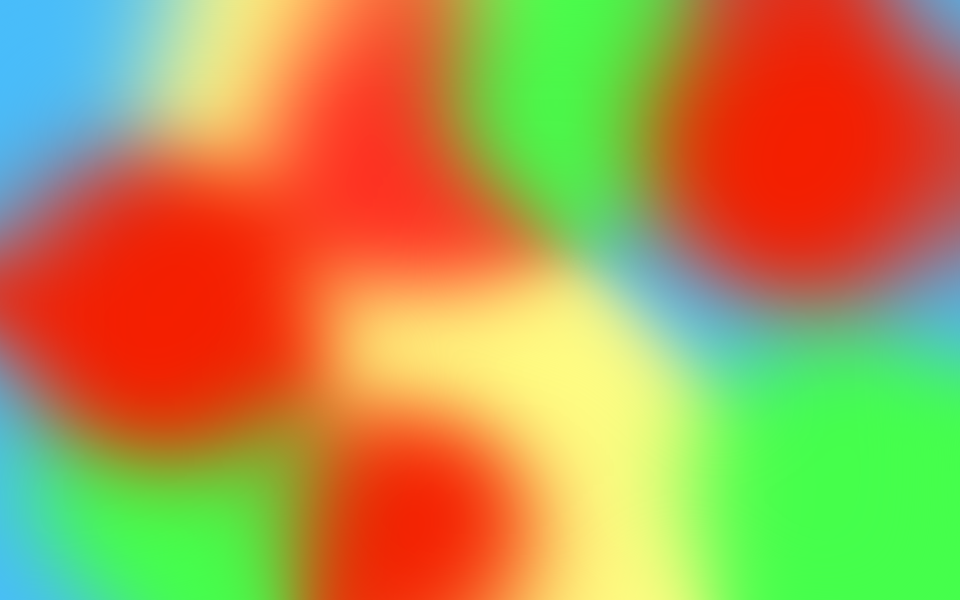
//> input picture wolf_lamp/lamp_test_2/dist/BG.png, 2880 x 1800 px (shown at 1/3 size)
$ ./main   (built with g++ and OpenCV 4)
//> lines starting //> are read from the running program, lines starting //| are printed output that depends on the picture; after the words box and inside, x2 and y2 are one past the last pixel; in counts of white or black regions, pixels touching at a corner belong together
#include<opencv2/opencv.hpp>
#include<iostream>
#include<opencv2/highgui/highgui.hpp>
#include<opencv2/features2d/features2d.hpp>
#include<iostream>
#include <time.h>
#include "authlib.hpp"
#include "serialib.hpp"

using namespace cv;
using namespace std;
using namespace al;
using namespace sl;

sl::Serialib serial("/dev/ttyUSB0", 115200);

// 声明函数
void move_lamp(int lamp_m_h, int lamp_m_w, int bg_m_h, int bg_m_w, Mat& mask, Mat& lamp);
void move(int& lamp_m_h, int& lamp_m_w, int& lamp_m_h_unit, int& lamp_m_w_unit, int& bg_m_h, int& bg_m_w, int& bg_m_h_unit, int& bg_m_w_unit);
Mat make_mask(Mat lamp);
int randNum(int min_val, int max_val);
int test_send(string s);
int test_read();
void no();
void run();
int check(vector<char> str, int start);

char read_text[] ={'X', 'Y', 'R', 'G', 'B'};
char check_text[] = {'9', '0', '1', '2', '2'};

// ---------- 自行修改 -----------------
//int bg_h = 1440, bg_w = 900;        //bg图片大小
//int lamp_h = 950, lamp_w = 450;     //lamp图片大小（调整）
int bg_h = 720, bg_w = 450;        //bg图片大小
int lamp_h = 475, lamp_w = 225;     //lamp图片大小（调整）

//  载入图片 "路径"  ------ 自行修改 --------------
String BG = "/home/pi/wsl_new_folder/RM21队内赛信号灯/dist/BG.png";
String GREEN_filename = "/home/pi/wsl_new_folder/RM21队内赛信号灯/dist/GREEN_cut.png";
String GREEN_yellow_on_filename = "/home/pi/wsl_new_folder/RM21队内赛信号灯/dist/GREEN(yellow-on)_cut.png";
String RED_filename = "/home/pi/wsl_new_folder/RM21队内赛信号灯/dist/RED_cut.png";
String RED_yellow_on_filename = "/home/pi/wsl_new_folder/RM21队内赛信号灯/dist/RED(yellow-on)_cut.png";

// BG图片全局
Mat BG_image;

int main()
{
    cv::namedWindow("output", WINDOW_NORMAL);
    cv::setWindowProperty("output", WND_PROP_FULLSCREEN, WINDOW_FULLSCREEN);
    run();
}

void run()
{
    serial.flush();
//> (this line was passed over: serial is not available in this run)
    // -------------------- 先把图片全部加载完 ----------------------------
    BG_image = imread(BG);
//> BG_image is the input picture: 1800 rows x 2880 cols, CV_8UC3; mean B, G, R 79.4, 150.7, 179.3
    resize(BG_image, BG_image, Size(BG_image.cols / 3, BG_image.rows / 3));
//> BG_image: 600 rows x 960 cols, CV_8UC3

    Mat lamp_G = imread(GREEN_filename);
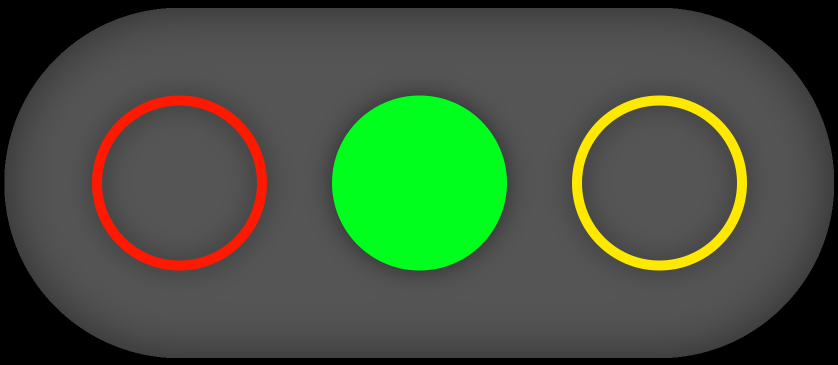
//> input picture wolf_lamp/lamp_test_2/dist/GREEN_cut.png, 1676 x 729 px (shown at 1/2 size)
//> lamp_G is the input picture: 729 rows x 1676 cols, CV_8UC3; mean B, G, R 62.1, 84.2, 68.4
    resize(lamp_G, lamp_G, Size(lamp_G.cols / 2.5, lamp_G.rows / 2.5));
//> lamp_G: 291 rows x 670 cols, CV_8UC3
    Mat mask_G = make_mask(lamp_G);
//> in make_mask, `threshold(grayPng, grayPng, 10, 255, THRESH_BINARY);`:
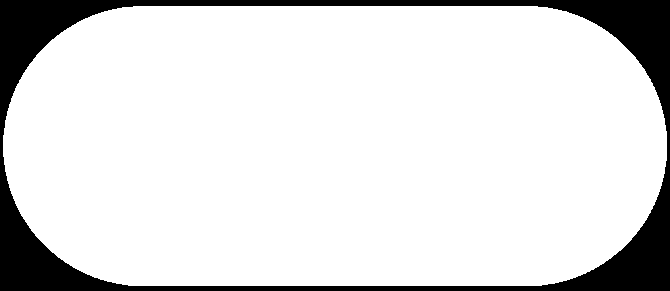
//> grayPng: 291 rows x 670 cols, CV_8UC1; 86.7% white; 1 black region, box (x1, y1, x2, y2) and area: (0, 0, 670, 291) 25834

    Mat lamp_G_y = imread(GREEN_yellow_on_filename);
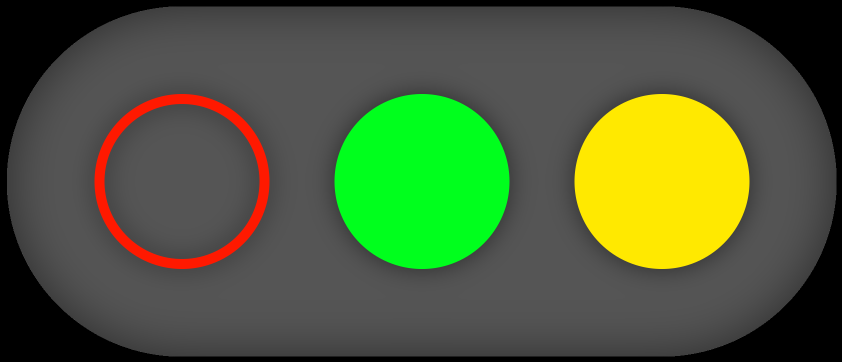
//> input picture wolf_lamp/lamp_test_2/dist/GREEN(yellow-on)_cut.png, 1684 x 724 px (shown at 1/2 size)
//> lamp_G_y is the input picture: 724 rows x 1684 cols, CV_8UC3; mean B, G, R 57.1, 93.7, 79.2
    resize(lamp_G_y, lamp_G_y, Size(lamp_G_y.cols / 2.5, lamp_G_y.rows / 2.5));
//> lamp_G_y: 289 rows x 673 cols, CV_8UC3
    Mat mask_G_y = make_mask(lamp_G_y);
//> in make_mask (call 2), `threshold(grayPng, grayPng, 10, 255, THRESH_BINARY);`: grayPng: 289 rows x 673 cols, CV_8UC1; 86.9% white; 1 black region, box (x1, y1, x2, y2) and area: (0, 0, 673, 289) 25413

    Mat lamp_R = imread(RED_filename);
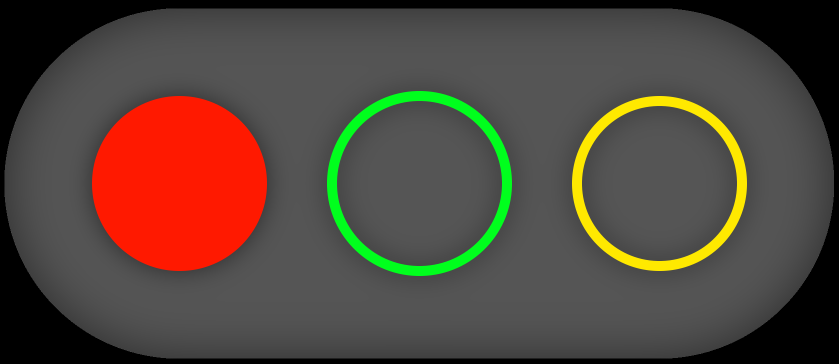
//> input picture wolf_lamp/lamp_test_2/dist/RED_cut.png, 1677 x 728 px (shown at 1/2 size)
//> lamp_R is the input picture: 728 rows x 1677 cols, CV_8UC3; mean B, G, R 60.2, 70.2, 84.1
    resize(lamp_R, lamp_R, Size(lamp_R.cols / 2.5, lamp_R.rows / 2.5));
//> lamp_R: 291 rows x 670 cols, CV_8UC3
    Mat mask_R = make_mask(lamp_R);
//> in make_mask (call 3), `threshold(grayPng, grayPng, 10, 255, THRESH_BINARY);`: grayPng: 291 rows x 670 cols, CV_8UC1; 86.7% white; 1 black region, box (x1, y1, x2, y2) and area: (0, 0, 670, 291) 25846

    Mat lamp_R_y = imread(RED_yellow_on_filename);
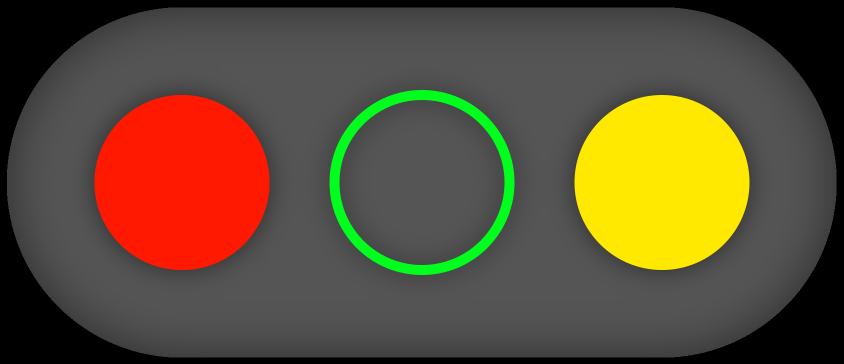
//> input picture wolf_lamp/lamp_test_2/dist/RED(yellow-on)_cut.png, 1688 x 728 px (shown at 1/2 size)
//> lamp_R_y is the input picture: 728 rows x 1688 cols, CV_8UC3; mean B, G, R 54.7, 79, 94.2
    resize(lamp_R_y, lamp_R_y, Size(lamp_R_y.cols / 2.5, lamp_R_y.rows / 2.5));
//> lamp_R_y: 291 rows x 675 cols, CV_8UC3
    Mat mask_R_y = make_mask(lamp_R_y);
//> in make_mask (call 4), `threshold(grayPng, grayPng, 10, 255, THRESH_BINARY);`: grayPng: 291 rows x 675 cols, CV_8UC1; 86.2% white; 1 black region, box (x1, y1, x2, y2) and area: (0, 0, 675, 291) 27157
    // -------------------- 防止反复 imread 卡顿 ---------------------------


    // -----------------------后续修改建议使用结构体--------------------------
    int lamp_m_h = 100, lamp_m_w = 100;         //lamp_ROI移动起始点
    int lamp_m_h_unit = 2, lamp_m_w_unit = 3;   //lamp移动单位

    int bg_m_h = 65, bg_m_w = 65;                 //BG_ROI移动起始点
    int bg_m_h_unit = -4, bg_m_w_unit = -3;       //BG移动单位
    // -----------------------后续修改建议使用结构体--------------------------

    //待机画面
    move_lamp(lamp_m_h, lamp_m_w, bg_m_h, bg_m_w, mask_G, lamp_G);
    test_read();

    for(;;)   //capture.read(frame)
    {
        int latency_time;
        int flag = 0;
        //发送切换红绿灯信号
        test_send("G");
        latency_time = randNum(46, 115);              //获得范围内的随机数
        for (int i = 0 ; i< latency_time; i++)        //60帧下, 循环60次大概需要 1.31秒         =>         换算下来即为 45.8015次 循环的时间 花费1秒
        {
            move_lamp(lamp_m_h, lamp_m_w, bg_m_h, bg_m_w, mask_G, lamp_G);
            move(lamp_m_h, lamp_m_w, lamp_m_h_unit, lamp_m_w_unit, bg_m_h, bg_m_w, bg_m_h_unit, bg_m_w_unit);

            //达到某个时间后，读取传入的判断信息
            if (i > 45 && flag == 0)
            {
                test_read();
                flag++;
            }
        }
        flag = 0;       //重置flag

        for (int j = 0; j < 2; j++)
        {
            int l = 0;
            while (l < 5)
            {
                move_lamp(lamp_m_h, lamp_m_w, bg_m_h, bg_m_w, mask_G_y, lamp_G_y);
                move(lamp_m_h, lamp_m_w, lamp_m_h_unit, lamp_m_w_unit, bg_m_h, bg_m_w, bg_m_h_unit, bg_m_w_unit);
                l++;
            }
            while (l < 10)
            {
                move_lamp(lamp_m_h, lamp_m_w, bg_m_h, bg_m_w, mask_G, lamp_G);
                move(lamp_m_h, lamp_m_w, lamp_m_h_unit, lamp_m_w_unit, bg_m_h, bg_m_w, bg_m_h_unit, bg_m_w_unit);
                l++;
            }
        }

        //发送切换红绿灯信号
        test_send("R");
        latency_time = randNum(46, 115);            //获得范围内的随机数
        for (int i = 0; i < latency_time; i++)
        {
            move_lamp(lamp_m_h, lamp_m_w, bg_m_h, bg_m_w, mask_R, lamp_R);
            move(lamp_m_h, lamp_m_w, lamp_m_h_unit, lamp_m_w_unit, bg_m_h, bg_m_w, bg_m_h_unit, bg_m_w_unit);

            //达到某个时间后，读取传入的判断信息
            if (i > 35 && flag == 0)
            {
                test_read();
                flag++;
            }
        }
        for (int j = 0; j < 2; j++)
        {
            int l = 0;
            while(l < 5)
            {
                move_lamp(lamp_m_h, lamp_m_w, bg_m_h, bg_m_w, mask_R_y, lamp_R_y);
                move(lamp_m_h, lamp_m_w, lamp_m_h_unit, lamp_m_w_unit, bg_m_h, bg_m_w, bg_m_h_unit, bg_m_w_unit);
                l++;
            }
            while(l<10)
            {
                move_lamp(lamp_m_h, lamp_m_w, bg_m_h, bg_m_w, mask_R, lamp_R);
                move(lamp_m_h, lamp_m_w, lamp_m_h_unit, lamp_m_w_unit, bg_m_h, bg_m_w, bg_m_h_unit, bg_m_w_unit);
                l++;
            }
        }
    }
}

// imread 处理太慢了，会导致帧数低
// 移动lamp显示
void move_lamp(int lamp_m_h, int lamp_m_w, int bg_m_h, int bg_m_w, Mat& mask, Mat& lamp)
{
//> called with lamp_m_h = 100, lamp_m_w = 100, bg_m_h = 65, bg_m_w = 65
    int64 time0 = getTickCount();
    //(不能用)浅拷贝, 当图像之间进行赋值时，图像数据并未发生复制，两个对象指向同一块内存, 改变图像2会影响图像 1
    //Mat image_2 = image;

    //深拷贝, 当图像之间进行赋值时，图像数据发生复制，两个对象指向不同的内存, 改变图像2不会影响图像 1
    //img.copyTo(image);
    Mat BG_ROI = BG_image(Rect(bg_m_h, bg_m_w, 2880/3 - 80 - 47, 1800/3 - 80 ));
    static Mat BG_image_2(cv::Size(BG_ROI.size()), CV_8UC3);//= BG_ROI.clone();
    BG_ROI.copyTo(BG_image_2);

    static Mat imROI;
    imROI = BG_image_2(Rect(lamp_m_h, lamp_m_w, lamp.cols, lamp.rows));
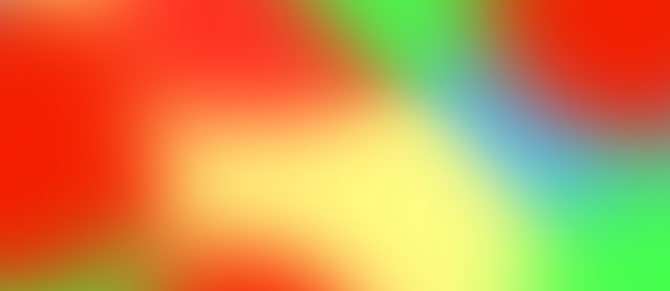
//> imROI: 291 rows x 670 cols, CV_8UC3; mean B, G, R 76.2, 144.2, 207.2
    //image.copyTo(imageROI，mask), 作用是把mask和image重叠以后把mask中像素值为0（black）的点对应的image中的点变为透明，而保留其他点。
    lamp.copyTo(imROI, mask);
    imshow("output", BG_image_2);
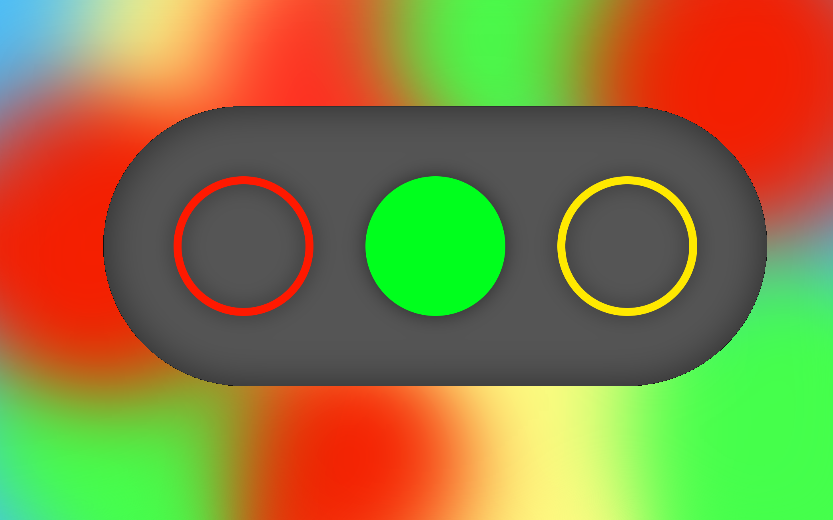
//> window 'output': 520 rows x 833 cols, CV_8UC3; mean B, G, R 65.6, 127.6, 138.9

    waitKey(1);
    //测试帧数相关
    for(int flag=0 ; flag==0 ; )
    {
        if(getTickFrequency() / (getTickCount() - time0) <= 60)
        {
            flag = 1;
        }
    }
    cout << "当前帧率：" << getTickFrequency() / (getTickCount() - time0) << endl;

}

// -------------------- 限制移动范围，自行修改 -------------------------------
// 反弹路径
// [35 lines left out: function move, not called in this run]

// 做掩膜
Mat make_mask(Mat lamp)
{
    Mat grayPng;
    cvtColor(lamp, grayPng, COLOR_BGR2GRAY);
    threshold(grayPng, grayPng, 10, 255, THRESH_BINARY);
    //掩模反色
    //Mat mask = 255 - grayPng;
    Mat mask = grayPng;
    //imshow("mask", mask);

    return mask;
}

//@brief:产生[min_val,max_val]范围内的随机数
//@param:min_val:最小值
//@param:max_val:最大值
//@return:生成的随机数
// [46 lines left out: functions randNum, test_send, not called in this run]


//逻辑漏洞->（检测到一次SxxE后后面的SxxE就不管了，会出现问题）
//尝试一直读取，检测到帧头帧尾
int test_read()
{
    vector<char> str;
    cout << "read:";

    while( str.empty() )
    {
        waitKey(5);
//> (the run ends here: the program needs code that is not available in this run, at `serial >> str;`)
